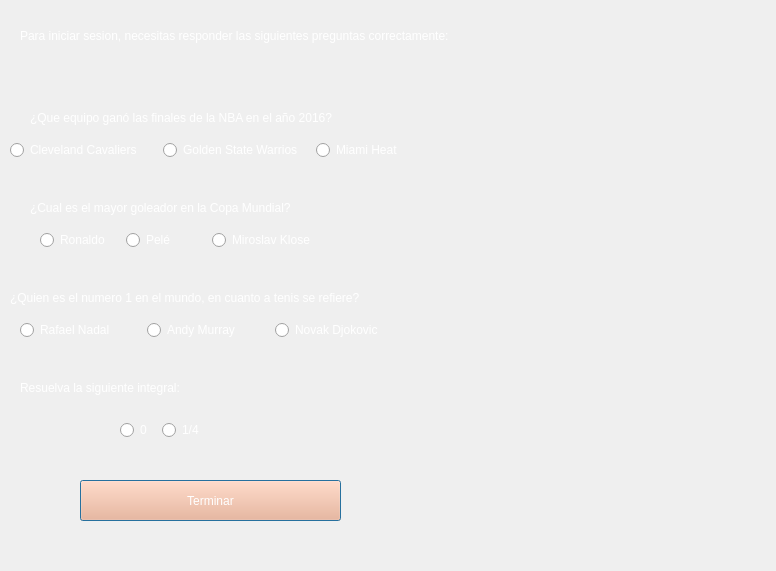
<?xml version="1.0" encoding="UTF-8"?>
<ui version="4.0">
 <class>Restriccion</class>
 <widget class="QDialog" name="Restriccion">
  <property name="geometry">
   <rect>
    <x>0</x>
    <y>0</y>
    <width>776</width>
    <height>571</height>
   </rect>
  </property>
  <property name="windowTitle">
   <string>Dialog</string>
  </property>
  <property name="styleSheet">
   <string notr="true">background-color: rgb(0, 0, 0);
backgroundColourButton-&gt;setStyleSheet(&quot;background-color: red&quot;);</string>
  </property>
  <widget class="QLabel" name="label_2">
   <property name="geometry">
    <rect>
     <x>20</x>
     <y>20</y>
     <width>721</width>
     <height>31</height>
    </rect>
   </property>
   <property name="styleSheet">
    <string notr="true">font: 12pt &quot;Algerian&quot;;
color: rgb(255, 255, 255);</string>
   </property>
   <property name="text">
    <string>Para iniciar sesion, necesitas responder las siguientes preguntas correctamente:</string>
   </property>
  </widget>
  <widget class="QLabel" name="label_3">
   <property name="geometry">
    <rect>
     <x>30</x>
     <y>110</y>
     <width>441</width>
     <height>16</height>
    </rect>
   </property>
   <property name="styleSheet">
    <string notr="true">font: 11pt &quot;Algerian&quot;;
color: rgb(255, 255, 255);</string>
   </property>
   <property name="text">
    <string>¿Que equipo ganó las finales de la NBA en el año 2016?</string>
   </property>
  </widget>
  <widget class="QLabel" name="label_4">
   <property name="geometry">
    <rect>
     <x>30</x>
     <y>200</y>
     <width>421</width>
     <height>16</height>
    </rect>
   </property>
   <property name="styleSheet">
    <string notr="true">font: 11pt &quot;Algerian&quot;;
color: rgb(255, 255, 255);</string>
   </property>
   <property name="text">
    <string>¿Cual es el mayor goleador en la Copa Mundial?</string>
   </property>
  </widget>
  <widget class="QLabel" name="label_5">
   <property name="geometry">
    <rect>
     <x>10</x>
     <y>290</y>
     <width>501</width>
     <height>16</height>
    </rect>
   </property>
   <property name="styleSheet">
    <string notr="true">font: 11pt &quot;Algerian&quot;;
color: rgb(255, 255, 255);</string>
   </property>
   <property name="text">
    <string>¿Quien es el numero 1 en el mundo, en cuanto a tenis se refiere?</string>
   </property>
  </widget>
  <widget class="QPushButton" name="pushButton">
   <property name="geometry">
    <rect>
     <x>80</x>
     <y>480</y>
     <width>261</width>
     <height>41</height>
    </rect>
   </property>
   <property name="styleSheet">
    <string notr="true">font: 16pt &quot;Algerian&quot;;
color: rgb(255, 255, 255);
background-color: rgb(255, 170, 127);</string>
   </property>
   <property name="text">
    <string>Terminar</string>
   </property>
  </widget>
  <widget class="QLabel" name="label">
   <property name="geometry">
    <rect>
     <x>20</x>
     <y>380</y>
     <width>261</width>
     <height>16</height>
    </rect>
   </property>
   <property name="styleSheet">
    <string notr="true">font: 11pt &quot;Algerian&quot;;
color: rgb(255, 255, 255);</string>
   </property>
   <property name="text">
    <string>Resuelva la siguiente integral:</string>
   </property>
  </widget>
  <widget class="QLabel" name="label_6">
   <property name="geometry">
    <rect>
     <x>290</x>
     <y>370</y>
     <width>101</width>
     <height>31</height>
    </rect>
   </property>
   <property name="styleSheet">
    <string notr="true">background-image: url(:/images/integral.png);</string>
   </property>
   <property name="text">
    <string/>
   </property>
  </widget>
  <widget class="QWidget" name="layoutWidget">
   <property name="geometry">
    <rect>
     <x>10</x>
     <y>140</y>
     <width>453</width>
     <height>21</height>
    </rect>
   </property>
   <layout class="QHBoxLayout" name="horizontalLayout">
    <item>
     <widget class="QRadioButton" name="radioButton">
      <property name="styleSheet">
       <string notr="true">font: 10pt &quot;Algerian&quot;;
color: rgb(255, 255, 255);</string>
      </property>
      <property name="text">
       <string>Cleveland Cavaliers</string>
      </property>
     </widget>
    </item>
    <item>
     <widget class="QRadioButton" name="radioButton_2">
      <property name="styleSheet">
       <string notr="true">font: 10pt &quot;Algerian&quot;;
color: rgb(255, 255, 255);</string>
      </property>
      <property name="text">
       <string>Golden State Warrios</string>
      </property>
     </widget>
    </item>
    <item>
     <widget class="QRadioButton" name="radioButton_3">
      <property name="styleSheet">
       <string notr="true">font: 10pt &quot;Algerian&quot;;
color: rgb(255, 255, 255);</string>
      </property>
      <property name="text">
       <string>Miami Heat</string>
      </property>
     </widget>
    </item>
   </layout>
  </widget>
  <widget class="QWidget" name="layoutWidget">
   <property name="geometry">
    <rect>
     <x>40</x>
     <y>230</y>
     <width>275</width>
     <height>21</height>
    </rect>
   </property>
   <layout class="QHBoxLayout" name="horizontalLayout_2">
    <item>
     <widget class="QRadioButton" name="radioButton_4">
      <property name="styleSheet">
       <string notr="true">font: 10pt &quot;Algerian&quot;;
color: rgb(255, 255, 255);</string>
      </property>
      <property name="text">
       <string>Ronaldo</string>
      </property>
     </widget>
    </item>
    <item>
     <widget class="QRadioButton" name="radioButton_5">
      <property name="styleSheet">
       <string notr="true">font: 10pt &quot;Algerian&quot;;
color: rgb(255, 255, 255);
</string>
      </property>
      <property name="text">
       <string>Pelé</string>
      </property>
     </widget>
    </item>
    <item>
     <widget class="QRadioButton" name="radioButton_6">
      <property name="styleSheet">
       <string notr="true">font: 10pt &quot;Algerian&quot;;
color: rgb(255, 255, 255);</string>
      </property>
      <property name="text">
       <string>Miroslav Klose</string>
      </property>
     </widget>
    </item>
   </layout>
  </widget>
  <widget class="QWidget" name="layoutWidget">
   <property name="geometry">
    <rect>
     <x>20</x>
     <y>320</y>
     <width>376</width>
     <height>21</height>
    </rect>
   </property>
   <layout class="QHBoxLayout" name="horizontalLayout_3">
    <item>
     <widget class="QRadioButton" name="radioButton_7">
      <property name="styleSheet">
       <string notr="true">font: 10pt &quot;Algerian&quot;;
color: rgb(255, 255, 255);
</string>
      </property>
      <property name="text">
       <string>Rafael Nadal</string>
      </property>
     </widget>
    </item>
    <item>
     <widget class="QRadioButton" name="radioButton_8">
      <property name="styleSheet">
       <string notr="true">font: 10pt &quot;Algerian&quot;;
color: rgb(255, 255, 255);
</string>
      </property>
      <property name="text">
       <string>Andy Murray</string>
      </property>
     </widget>
    </item>
    <item>
     <widget class="QRadioButton" name="radioButton_9">
      <property name="styleSheet">
       <string notr="true">font: 10pt &quot;Algerian&quot;;
color: rgb(255, 255, 255);</string>
      </property>
      <property name="text">
       <string>Novak Djokovic</string>
      </property>
     </widget>
    </item>
   </layout>
  </widget>
  <widget class="QWidget" name="layoutWidget">
   <property name="geometry">
    <rect>
     <x>120</x>
     <y>420</y>
     <width>84</width>
     <height>21</height>
    </rect>
   </property>
   <layout class="QHBoxLayout" name="horizontalLayout_4">
    <item>
     <widget class="QRadioButton" name="radioButton_10">
      <property name="styleSheet">
       <string notr="true">font: 10pt &quot;Algerian&quot;;
color: rgb(255, 255, 255);</string>
      </property>
      <property name="text">
       <string>0</string>
      </property>
     </widget>
    </item>
    <item>
     <widget class="QRadioButton" name="radioButton_11">
      <property name="styleSheet">
       <string notr="true">font: 10pt &quot;Algerian&quot;;
color: rgb(255, 255, 255);</string>
      </property>
      <property name="text">
       <string>1/4</string>
      </property>
     </widget>
    </item>
   </layout>
  </widget>
  <widget class="QLabel" name="label_7">
   <property name="geometry">
    <rect>
     <x>490</x>
     <y>60</y>
     <width>211</width>
     <height>201</height>
    </rect>
   </property>
   <property name="styleSheet">
    <string notr="true">background-image: url(:/images/restri.png);</string>
   </property>
   <property name="text">
    <string/>
   </property>
  </widget>
  <widget class="QLabel" name="label_8">
   <property name="geometry">
    <rect>
     <x>620</x>
     <y>200</y>
     <width>141</width>
     <height>131</height>
    </rect>
   </property>
   <property name="styleSheet">
    <string notr="true">background-image: url(:/images/restri2.png);</string>
   </property>
   <property name="text">
    <string/>
   </property>
  </widget>
  <widget class="QLabel" name="label_9">
   <property name="geometry">
    <rect>
     <x>510</x>
     <y>290</y>
     <width>101</width>
     <height>101</height>
    </rect>
   </property>
   <property name="styleSheet">
    <string notr="true">background-image: url(:/images/restri3.png);</string>
   </property>
   <property name="text">
    <string/>
   </property>
  </widget>
  <widget class="QLabel" name="label_10">
   <property name="geometry">
    <rect>
     <x>630</x>
     <y>350</y>
     <width>101</width>
     <height>181</height>
    </rect>
   </property>
   <property name="styleSheet">
    <string notr="true">background-image: url(:/images/restri4.png);</string>
   </property>
   <property name="text">
    <string/>
   </property>
  </widget>
  <zorder>label_2</zorder>
  <zorder>label_3</zorder>
  <zorder>label_4</zorder>
  <zorder>label_5</zorder>
  <zorder>pushButton</zorder>
  <zorder>label</zorder>
  <zorder>label_6</zorder>
  <zorder>layoutWidget</zorder>
  <zorder>layoutWidget</zorder>
  <zorder>layoutWidget</zorder>
  <zorder>layoutWidget</zorder>
  <zorder>label_7</zorder>
  <zorder>label_9</zorder>
  <zorder>label_8</zorder>
  <zorder>label_10</zorder>
 </widget>
 <resources/>
 <connections/>
</ui>
